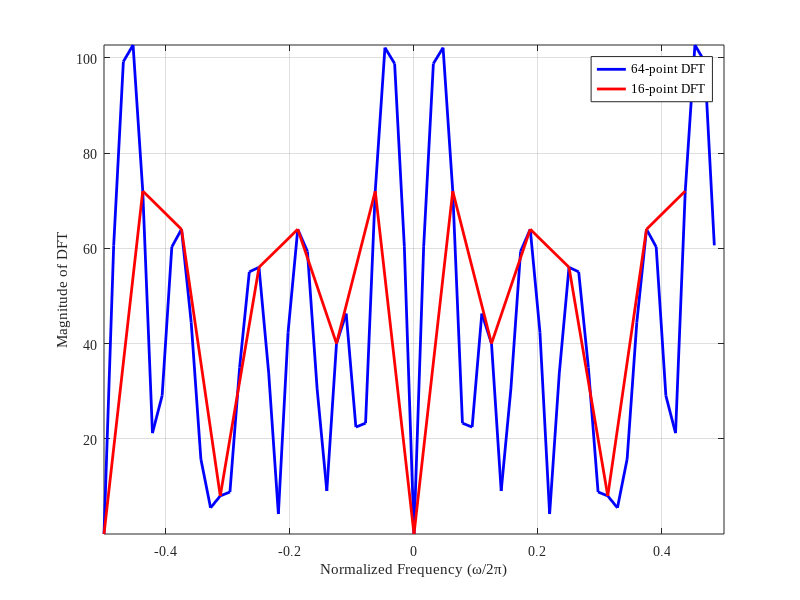
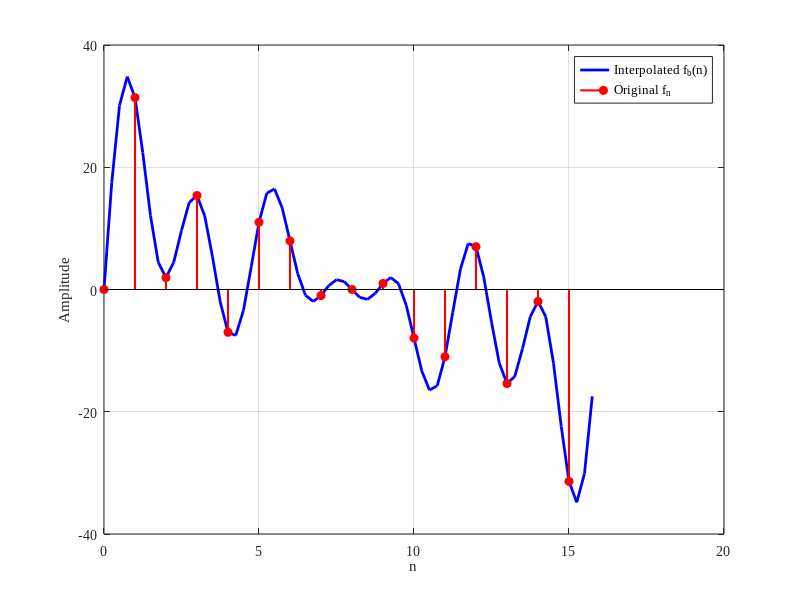

Write the MATLAB code that produced these figures, in order. (Note: this script raises an error after producing the figures.)
set(groot, 'DefaultAxesFontName', 'Times New Roman');
set(groot, 'DefaultTextFontName', 'Times New Roman');

%% Interpolation by DFT
%{
    Consider a real periodic signal f(t) of period T. The signal has 7
    harmonics, for m = 1, 2, 3, ... , 7.

        f(t) = \sum_{m=1}^7 a_m \text{sin}(m \omega_0 t)

    where \omega_0 = \frac{2\pi}{T} and the 7 coefficients {a_m} are 
    formed with my 7-digit perm number: 9587189.
%}

T = 1; % Period of the signal
w_0 = 2 * pi / T; % Fundamental frequency
a_m = [9 5 8 7 1 8 9]; % Amplitude of harmonics

f = @(t) a_m(1) * sin(1 * w_0 * t) + a_m(2) * sin(2 * w_0 * t) + ...
         a_m(3) * sin(3 * w_0 * t) + a_m(4) * sin(4 * w_0 * t) + ...
         a_m(5) * sin(5 * w_0 * t) + a_m(6) * sin(6 * w_0 * t) + ...
         a_m(7) * sin(7 * w_0 * t);

%{
    Then we take 16 uniform samples within one period with sample spacing
    \Delta t = \frac{T}{16} to form a short 16-point sequence {f(n)}, 
    where n = 0, 1, 2, ... , 15.
%}

delta_T = T / 16; % Sampling interval
t_samples = 0:delta_T:(T-delta_T); % Sampled time vector
f_n = f(t_samples); % Sampled function values {f(n = 0, 1, ... , 15)}

%{
    Subsequently, we take a 16-point DFT of the sequence to obtain the 
    16-point spectral sequence F(k), where k = 0, 1, 2, ... , 15.

        F(k) = DFT_{N = 16} {f(n)}
%}

F_k = fft(f_n); % F(k) = DFT of f(n = 0, 1, ... , 15)
F_k_shifted = fftshift(F_k);

%% 1. Interpolation of the DFT Spectrum
%{
    Extend the sequence f(n) to 64 points by padding 48 zeros. The 
    extended sequence f_a(n) is in the form

        f_a(n) = f(n)   n = 0, 1, 2, ... , 15
                 0      n = 16, 17, 18, ... , 63
%}

f_a = zeros(1, 64);
f_a(1:16) = f_n;

%{
    Compute and plot the 64-point DFT F_a(k). Compare F_a(k) with F(k) 
    and summarize your observations.

        F_a(k) = DFT_{N = 64} {f_a(n)}
%}

F_a_shifted = fftshift(fft(f_a));

F_a_plot = figure (1); % Create a new figure
    plot(-32/64:1/64:31/64, abs(F_a_shifted), 'b', 'LineWidth', 2);
    hold on
    plot(-32/64:4/64:31/64, abs(F_k_shifted), 'r', 'LineWidth', 2);
    xlabel('Normalized Frequency (\omega/2\pi)');
    ylabel('Magnitude of DFT');
    legend('64-point DFT', '16-point DFT', 'Location', 'best');
    grid on;
    axis([-0.5 0.5 -inf inf]);
    set(gca, 'FontName', 'Times New Roman'); % Apply font to axes
exportgraphics(F_a_plot, 'F_a.png', 'Resolution', 300);

%% 2. Interpolation in Time Domain
%{
    Extend the 16-point spectral sequence F(k) to 64 points by inserting 
    48 zeros in the middle. The extended spectral sequence is denoted as
    F_b(k).
%}

F_b = zeros(1, 64);
F_b(1:8) = F_k(1:8);
F_b(57:64) = F_k(9:16);
F_b = 4 * F_b;

%{
    Perform a 64-point inverse DFT to bring it back to the time domain

        f_b(n) = IDFT_{N = 64} {F_b(k)}

    Plot the 64-point sequence f_b(n). Compare f_b(n) with f(n) and 
    summarize your observations.
%}

f_b = ifft(F_b);

f_b_plot = figure (2);
    n_64 = 0:0.25:15.75;
    n_16 = 0:15;

    plot(n_64, real(f_b), 'b-', 'LineWidth', 2); hold on;
    stem(n_16, real(f_n), 'r', 'filled', 'LineWidth', 1.5);

    xlabel('n');
    ylabel('Amplitude');
    legend('Interpolated f_b(n)', 'Original f_n', 'Location', 'best');
    grid on;
    set(gca, 'FontName', 'Times New Roman');
exportgraphics(f_b_plot, 'f_b.png', 'Resolution', 300);

%% Signal Scrambling
%{
    The objective of this exercise is to implement a simple digital 
    speech scrambler.

    We use the microphone of of our computer to record a short speech 
    signal g(t), and digitize the speech signal with the A/D tool in
    Audacity into the discrete form g(n).
%}

[g_n, f_s] = audioread('g_n.wav');

%% 1. Display the DFT spectrum G(k) of the digitized speech signal g(n).

G_k = fft(g_n);
G_k_shifted = fftshift(G_k);

N = length(g_n);
f_axis = linspace(-f_s/2, f_s/2, N);

G_k_plot = figure (3);
    spectrum_db = 20*log10(abs(G_k_shifted) + eps);
    spectrum_smooth = smoothdata(spectrum_db, 'gaussian', 100);
    
    plot(f_axis, spectrum_db, 'Color', [0.8 0.8 0.8], 'LineWidth', 0.5); 
    hold on;
    plot(f_axis, spectrum_smooth, 'b', 'LineWidth', 1);

    xlabel('Frequency (Hz)');
    ylabel('Magnitude (dB)');
    title('Magnitude Spectrum of g(n)');
    legend('Raw Spectrum', 'Smoothed Spectrum', 'Location', 'best');
    grid on;

    set(gca, 'XScale', 'log');
    set(gca, 'FontName', 'Times New Roman');
exportgraphics(G_k_plot, 'G_k.png', 'Resolution', 300);

%% 2. 